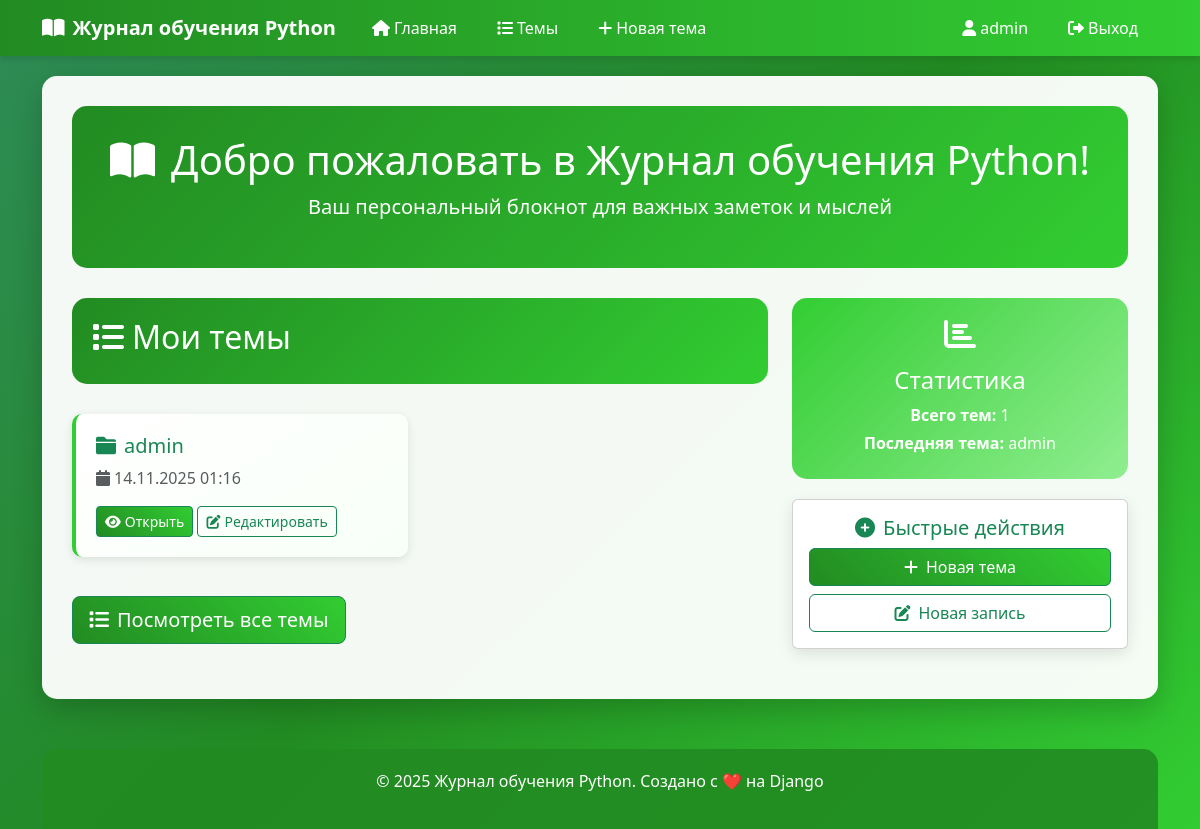
Page / (signed in) on the earlier database version.
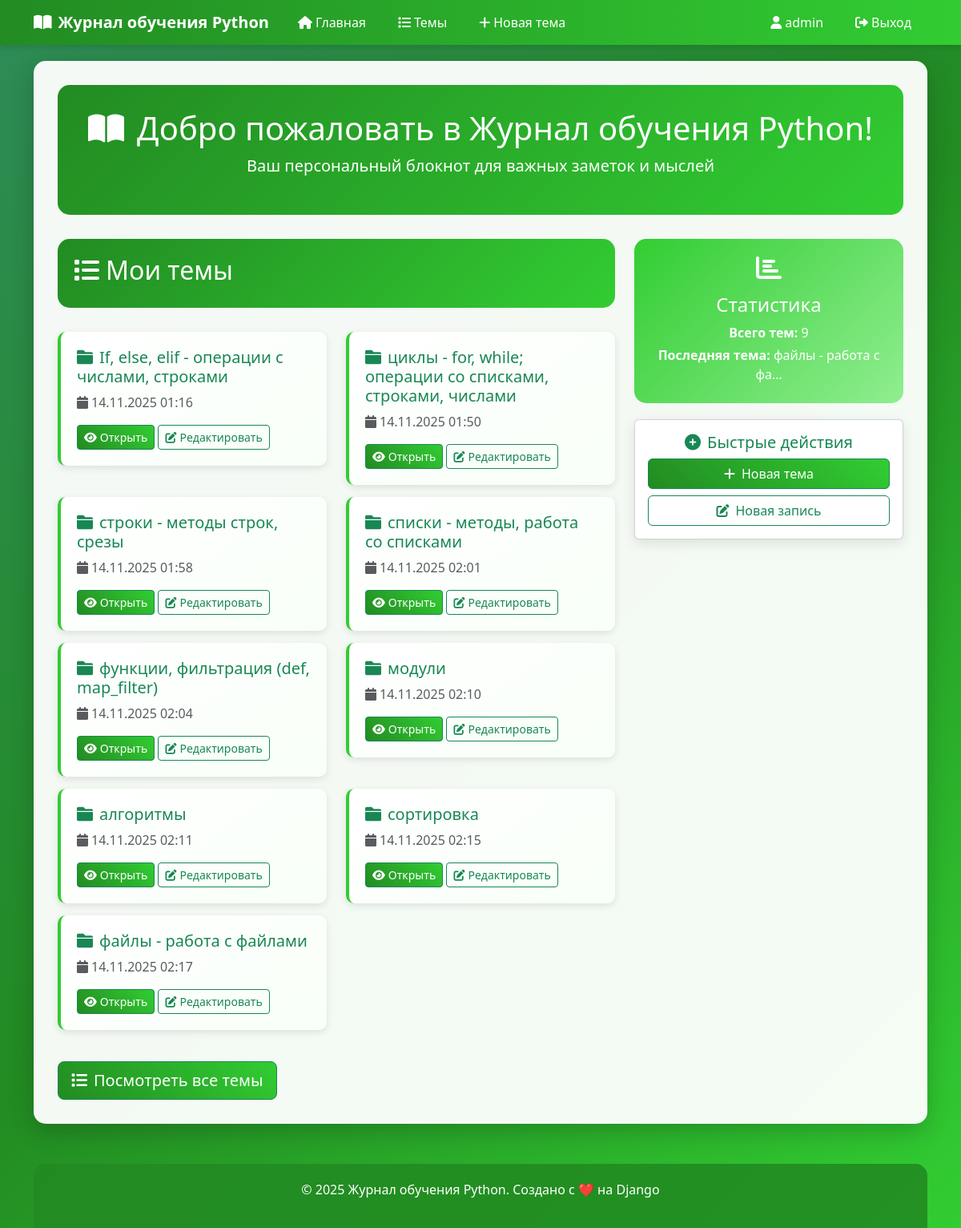
Same page on the later database version.
### journal/models.py (models this page shows, shortened)
class Topic(models.Model):
    text = models.CharField(max_length=200)
    date_added = models.DateTimeField(auto_now_add=True)
    owner = models.ForeignKey(User, on_delete=models.CASCADE)

### journal/views.py (the view)
# urls.py: path('', views.index, name='index'),
def index(request):
    topics = Topic.objects.filter(owner=request.user).order_by('date_added') if request.user.is_authenticated else Topic.objects.none()
    return render(request, 'journal/index.html', {'topics': topics})

### templates/journal/index.html (shortened to what this page needs)
{% extends "base.html" %}
{% block content %}
<div class="welcome-section">
    <h1><i class="fas fa-book-open me-3"></i>Добро пожаловать в Журнал обучения Python!</h1>
    <p class="lead">Ваш персональный блокнот для важных заметок и мыслей</p>
</div>
{% if user.is_authenticated %}
<div class="row">
    <div class="col-md-8">
        <div class="page-header">
            <h2><i class="fas fa-list me-2"></i>Мои темы</h2>
        </div>
        {% if topics %}
        <div class="row">
            {% for topic in topics %}
            <div class="col-md-6">
                <div class="topic-item">
                    <h5 class="text-success">
                        <i class="fas fa-folder me-2"></i>{{ topic.text }}
                    </h5>
                    <p class="text-muted">
                        <i class="fas fa-calendar me-1"></i>{{ topic.date_added|date:"d.m.Y H:i" }}
                    </p>
                    <a href="{% url 'journal:topic' topic.id %}" class="btn btn-success btn-sm">
                        <i class="fas fa-eye me-1"></i>Открыть
                    </a>
                    <a href="{% url 'journal:edit_topic' topic.id %}" class="btn btn-outline-success btn-sm">
                        <i class="fas fa-edit me-1"></i>Редактировать
                    </a>
                </div>
            </div>
            {% endfor %}
        </div>
        <div class="mt-4">
            <a href="{% url 'journal:topics' %}" class="btn btn-success btn-lg">
                <i class="fas fa-list me-2"></i>Посмотреть все темы
            </a>
        </div>
        {% endif %}
    </div>
    <div class="col-md-4">
        <div class="stats-card">
            <i class="fas fa-chart-bar mb-3" style="font-size: 2rem;"></i>
            <h4>Статистика</h4>
            <p class="mb-1"><strong>Всего тем:</strong> {{ topics.count }}</p>
            {% if topics %}
            <p class="mb-1"><strong>Последняя тема:</strong> {{ topics.last.text|truncatechars:20 }}</p>
            {% endif %}
        </div>
        <div class="card mt-3">
            <div class="card-body text-center">
                <h5 class="card-title text-success">
                    <i class="fas fa-plus-circle me-2"></i>Быстрые действия
                </h5>
                <div class="d-grid gap-2">
                    <a href="{% url 'journal:new_topic' %}" class="btn btn-success">
                        <i class="fas fa-plus me-2"></i>Новая тема
                    </a>
                    {% if topics %}
                    <a href="{% url 'journal:new_entry' topics.0.id %}" class="btn btn-outline-success">
                        <i class="fas fa-edit me-2"></i>Новая запись
                    </a>
                    {% endif %}
                </div>
            </div>
        </div>
    </div>
</div>
{% endif %}
{% endblock %}

Differences in the rows shown:
changed Topic: text "admin" → "If, else, elif - операции с числами, строками"
added Topic: text "циклы - for, while; операции со списками, строками, числами", date_added "14.11.2025 01:50"
added Topic: text "строки - методы строк, срезы", date_added "14.11.2025 01:58"
added Topic: text "списки - методы, работа со списками", date_added "14.11.2025 02:01"
added Topic: text "функции, фильтрация (def, map_filter)", date_added "14.11.2025 02:04"
added Topic: text "модули", date_added "14.11.2025 02:10"
added Topic: text "алгоритмы", date_added "14.11.2025 02:11"
added Topic: text "сортировка", date_added "14.11.2025 02:15"
added Topic: text "файлы - работа с файлами", date_added "14.11.2025 02:17", last.text "файлы - работа с фа…"
Other differences:
{{ topics.count }}: "1" → "9"
{{ topics.last.text|truncatechars:20 }}: "admin" → "файлы - работа с фа…"
